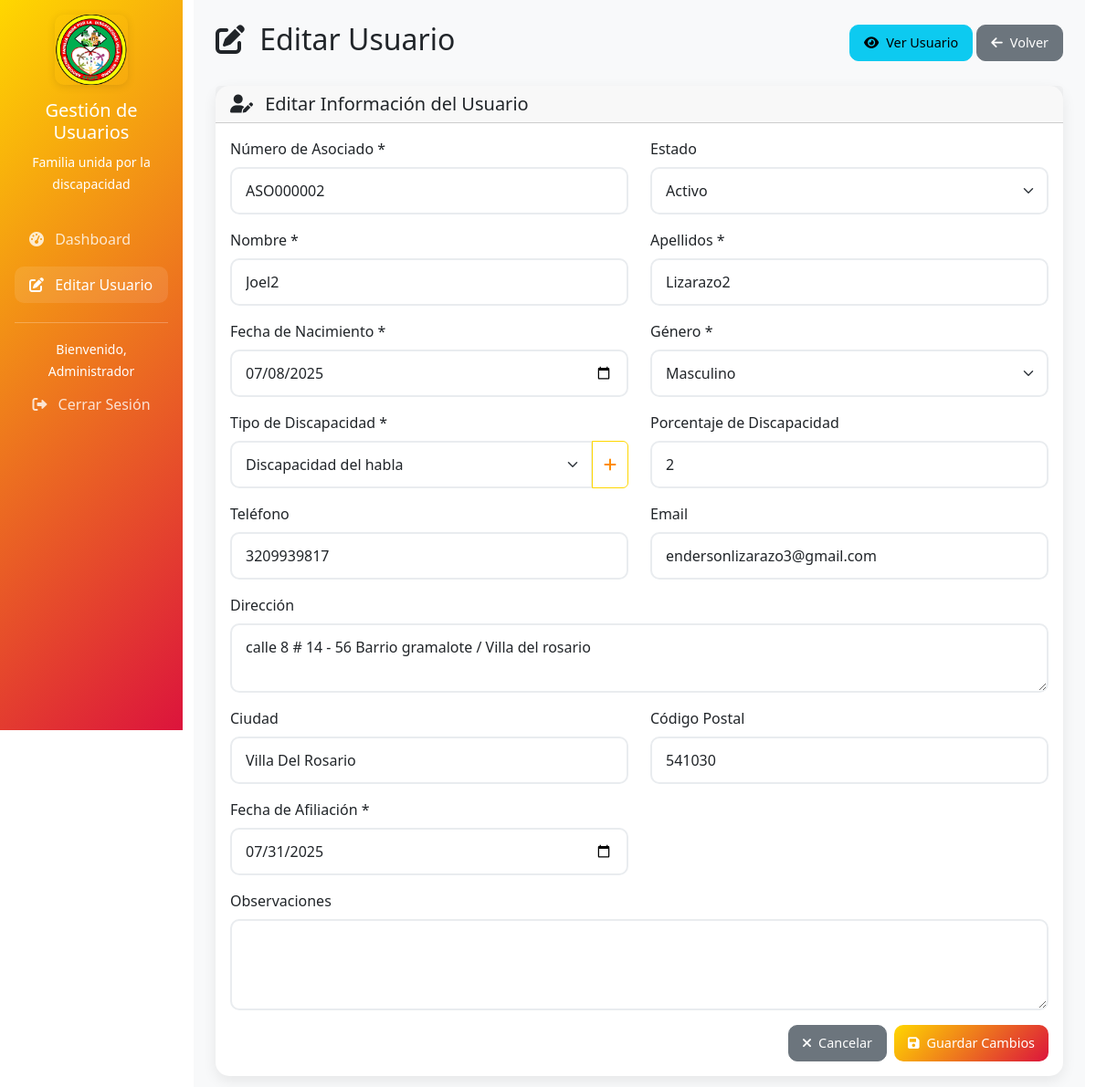
Screenshot of /vista/editar_usuario.php?id=31 (signed in) with the database file from the repository.
### tables this page shows
CREATE TABLE `usuarios` (
  `id` int(11) NOT NULL,
  `numero_asociado` varchar(20) NOT NULL,
  `nombre` varchar(100) NOT NULL,
  `apellidos` varchar(100) NOT NULL,
  `fecha_nacimiento` date NOT NULL,
  `genero` enum('Masculino','Femenino','Otro') NOT NULL,
  `tipo_discapacidad` varchar(100) NOT NULL,
  `porcentaje_discapacidad` int(11) DEFAULT NULL,
  `telefono` varchar(20) DEFAULT NULL,
  `email` varchar(100) DEFAULT NULL,
  `direccion` text DEFAULT NULL,
  `ciudad` varchar(100) DEFAULT NULL,
  `codigo_postal` varchar(10) DEFAULT NULL,
  `fecha_afiliacion` date NOT NULL,
  `estado` enum('Activo','Inactivo','Suspendido') DEFAULT 'Activo',
  `observaciones` text DEFAULT NULL,
  `fecha_registro` timestamp NOT NULL DEFAULT current_timestamp(),
  `fecha_actualizacion` timestamp NOT NULL DEFAULT current_timestamp() ON UPDATE current_timestamp()
);

### vista/editar_usuario.php (the view, shortened to what the rows shown need)
<?php
require_once '../controlador/AuthController.php';
require_once '../controlador/UsuarioController.php';
$usuarioController = new UsuarioController();
$tipos_discapacidad = $usuarioController->obtenerTiposDiscapacidad();
$id = $_GET['id'] ?? null;
$usuario = $usuarioController->obtenerUsuario($id);
?>
<!DOCTYPE html>
<html lang="es">
<head>
    <link href="https://cdn.jsdelivr.net/npm/bootstrap@5.3.0/dist/css/bootstrap.min.css" rel="stylesheet">
    <link href="https://cdnjs.cloudflare.com/ajax/libs/font-awesome/6.0.0/css/all.min.css" rel="stylesheet">
    <link href="css/menu-mobile.css" rel="stylesheet">
</head>
<body>
    <div class="container-fluid">
        <div class="row">
            <div class="col-md-9 col-lg-10">
                <div class="main-content p-4">
                    <div class="d-flex justify-content-between align-items-center mb-4">
                        <h2>
                            <i class="fas fa-edit me-2"></i>
                            Editar Usuario
                        </h2>
                    </div>
                    <div class="card">
                        <div class="card-body">
                            <form method="POST" action="procesar_usuario.php">
                                <div class="row">
                                    <div class="col-md-6">
                                        <div class="mb-3">
                                            <label class="form-label">Número de Asociado *</label>
                                            <input type="text" class="form-control" name="numero_asociado"
                                                   value="<?php echo htmlspecialchars($usuario['numero_asociado']); ?>" required>
                                        </div>
                                    </div>
                                    <div class="col-md-6">
                                        <div class="mb-3">
                                            <label class="form-label">Estado</label>
                                            <select class="form-select" name="estado">
                                                <option value="Activo" <?php echo $usuario['estado'] === 'Activo' ? 'selected' : ''; ?>>Activo</option>
                                            </select>
                                        </div>
                                    </div>
                                </div>
                                <div class="row">
                                    <div class="col-md-6">
                                        <div class="mb-3">
                                            <label class="form-label">Nombre *</label>
                                            <input type="text" class="form-control" name="nombre"
                                                   value="<?php echo htmlspecialchars($usuario['nombre']); ?>" required>
                                        </div>
                                    </div>
                                    <div class="col-md-6">
                                        <div class="mb-3">
                                            <label class="form-label">Apellidos *</label>
                                            <input type="text" class="form-control" name="apellidos"
                                                   value="<?php echo htmlspecialchars($usuario['apellidos']); ?>" required>
                                        </div>
                                    </div>
                                </div>
                                <div class="row">
                                    <div class="col-md-6">
                                        <div class="mb-3">
                                            <label class="form-label">Fecha de Nacimiento *</label>
                                            <input type="date" class="form-control" name="fecha_nacimiento"
                                                   value="<?php echo $usuario['fecha_nacimiento']; ?>" required>
                                        </div>
                                    </div>
                                    <div class="col-md-6">
                                        <div class="mb-3">
                                            <label class="form-label">Género *</label>
                                            <select class="form-select" name="genero" required>
                                                <option value="Masculino" <?php echo $usuario['genero'] === 'Masculino' ? 'selected' : ''; ?>>Masculino</option>
                                            </select>
                                        </div>
                                    </div>
                                </div>
                                <div class="row">
                                                                <div class="col-md-6">
                                <div class="mb-3">
                                    <div class="input-group">
                                        <select class="form-select" name="tipo_discapacidad" required>
                                            <?php foreach ($tipos_discapacidad as $tipo): ?>
                                                <option value="<?php echo htmlspecialchars($tipo); ?>"
                                                        <?php echo $usuario['tipo_discapacidad'] === $tipo ? 'selected' : ''; ?>>
                                                    <?php echo htmlspecialchars($tipo); ?>
                                                </option>
                                            <?php endforeach; ?>
                                        </select>
                                        <button type="button" class="btn btn-outline-warning" onclick="agregarNuevoTipo()" title="Agregar nuevo tipo" style="border-color: #FFD700; color: #FF8C00;">
                                            <i class="fas fa-plus"></i>
                                        </button>
                                    </div>
                                </div>
                            </div>
                                    <div class="col-md-6">
                                        <div class="mb-3">
                                            <label class="form-label">Porcentaje de Discapacidad</label>
                                            <input type="number" class="form-control" name="porcentaje_discapacidad"
                                                   min="0" max="100" value="<?php echo $usuario['porcentaje_discapacidad']; ?>">
                                        </div>
                                    </div>
                                </div>
                                <div class="row">
                                    <div class="col-md-6">
                                        <div class="mb-3">
                                            <label class="form-label">Teléfono</label>
                                            <input type="tel" class="form-control" name="telefono"
                                                   value="<?php echo htmlspecialchars($usuario['telefono']); ?>">
                                        </div>
                                    </div>
                                    <div class="col-md-6">
                                        <div class="mb-3">
                                            <label class="form-label">Email</label>
                                            <input type="email" class="form-control" name="email"
                                                   value="<?php echo htmlspecialchars($usuario['email']); ?>">
                                        </div>
                                    </div>
                                </div>
                                <div class="mb-3">
                                    <label class="form-label">Dirección</label>
                                    <textarea class="form-control" name="direccion" rows="2"><?php echo htmlspecialchars($usuario['direccion']); ?></textarea>
                                </div>
                                <div class="row">
                                    <div class="col-md-6">
                                        <div class="mb-3">
                                            <label class="form-label">Ciudad</label>
                                            <input type="text" class="form-control" name="ciudad"
                                                   value="<?php echo htmlspecialchars($usuario['ciudad']); ?>">
                                        </div>
                                    </div>
                                    <div class="col-md-6">
                                        <div class="mb-3">
                                            <label class="form-label">Código Postal</label>
                                            <input type="text" class="form-control" name="codigo_postal"
                                                   value="<?php echo htmlspecialchars($usuario['codigo_postal']); ?>">
                                        </div>
                                    </div>
                                </div>
                                <div class="row">
                                    <div class="col-md-6">
                                        <div class="mb-3">
                                            <label class="form-label">Fecha de Afiliación *</label>
                                            <input type="date" class="form-control" name="fecha_afiliacion"
                                                   value="<?php echo $usuario['fecha_afiliacion']; ?>" required>
                                        </div>
                                    </div>
                                </div>
                            </form>
                        </div>
                    </div>
                </div>
            </div>
        </div>
    </div>
</body>
</html>

### rows the page displays
usuarios: numero_asociado "ASO000002", estado "Activo", nombre "Joel2", apellidos "Lizarazo2", fecha_nacimiento "07/08/2025", genero "Masculino", tipo_discapacidad "Discapacidad del habla", porcentaje_discapacidad "2", telefono "3209939817", email "endersonlizarazo3@gmail.com", direccion "calle 8 # 14 - 56 Barrio gramalote / Villa del rosario", ciudad "Villa Del Rosario", codigo_postal "541030", fecha_afiliacion "07/31/2025"

### other values shown
$admin['nombre'] "Administrador"
